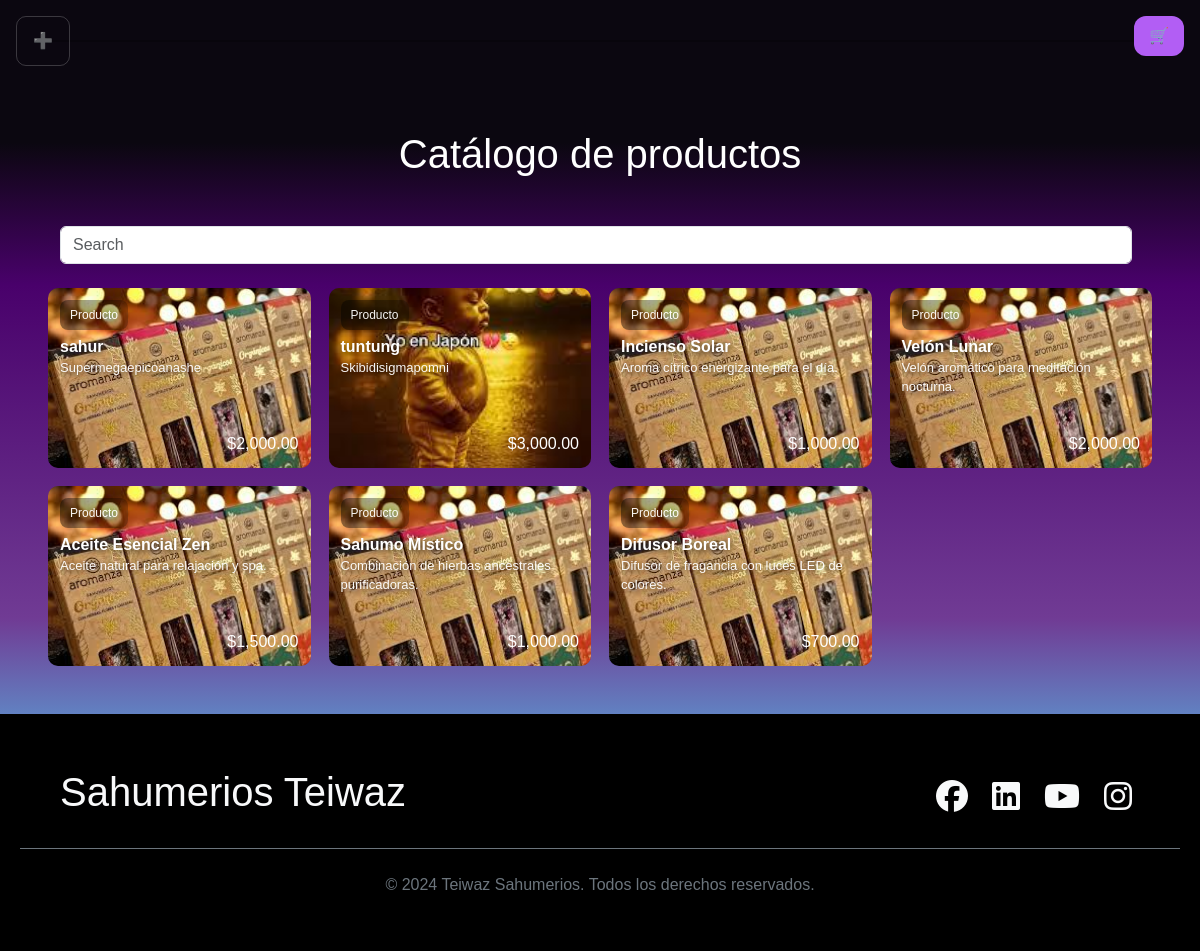
Page /catalogo.php on the earlier database version.
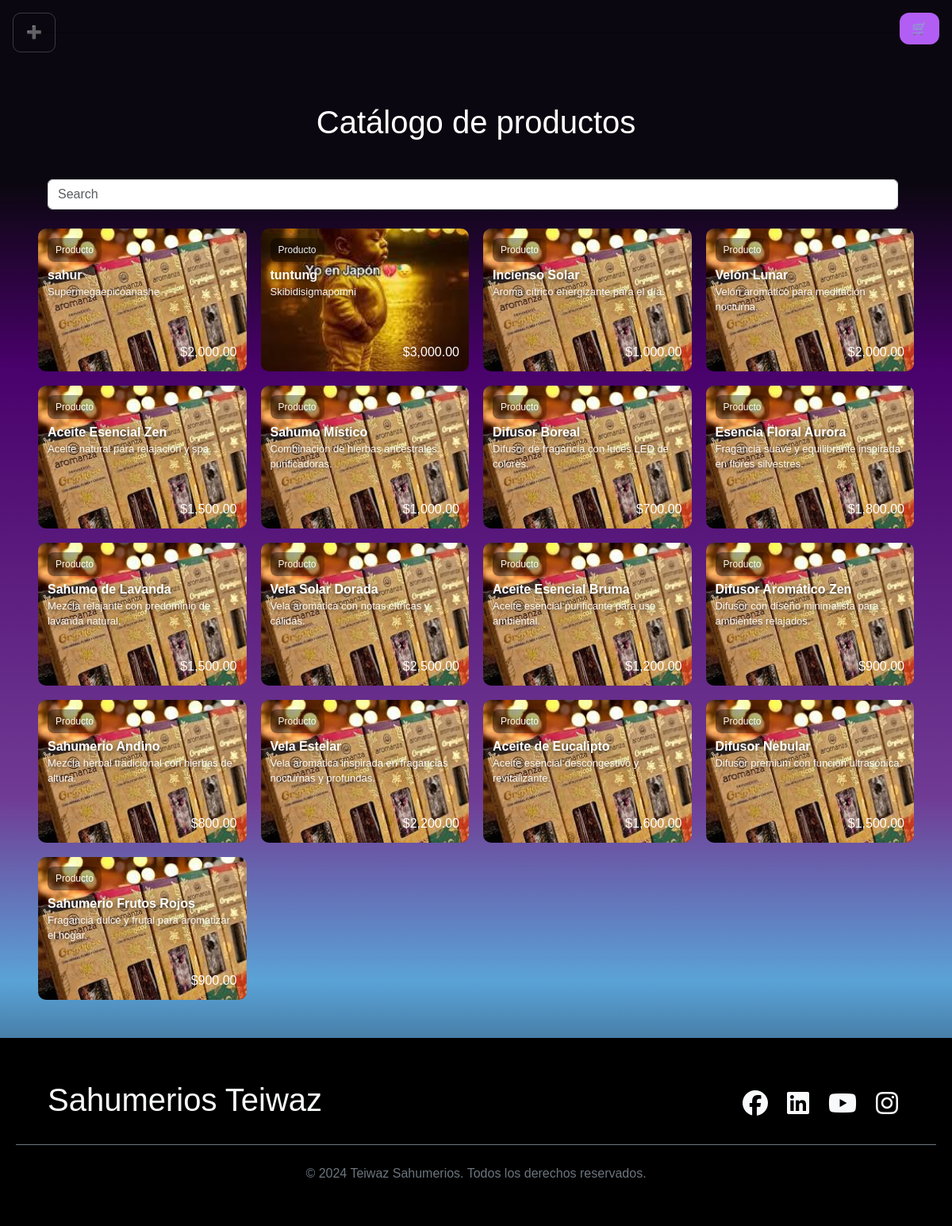
Same page on the later database version.
### tables this page shows
CREATE TABLE `producto` (
  `ID` int(11) NOT NULL,
  `Titulo` varchar(255) NOT NULL,
  `Descripcion` varchar(200) NOT NULL,
  `Id_Marca` int(2) NOT NULL,
  `Id_Categoria` int(2) NOT NULL,
  `Id_Proveedor` int(2) NOT NULL,
  `Stock` int(3) NOT NULL,
  `StockMinimo` int(3) NOT NULL,
  `Costo` int(6) NOT NULL,
  `Ganancia` int(6) NOT NULL,
  `Precio` int(6) NOT NULL
);

### catalogo.php (the view, shortened to what this page needs)
<!DOCTYPE html>
<html lang="es">
<head>
  <link rel="stylesheet" href="https://cdnjs.cloudflare.com/ajax/libs/font-awesome/6.7.2/css/all.min.css">
  <link rel="stylesheet" href="css/bootstrap.css">
  <link rel="stylesheet" href="css/main3.css">
  <link rel="stylesheet" href="posible/index2.css">
</head>
<body>
  <?php
  include 'holasoyfunciones.php';
  $Nombre_de_usuario = $_SESSION['user'] ?? null;
  $Cargo = $_SESSION['idcargo'] ?? null;
  header_menu($Nombre_de_usuario, $Cargo);
  ?>
  <main class="container py-4">
    <hr style="border-top: 2px solid #000;" class="py-4">
    <h1 class="text-center py-4">Catálogo de productos</h1>
    <form class="top-search d-flex px-4 mt-4 mb-4" role="search" id="searchForm">
      <input class="form-control me-2" type="search" id="searchInput" placeholder="Search" aria-label="Search"/>
    </form>
    <div class="products">
      <?php
      include("conexion.php");
      $sql = "SELECT * FROM producto";
      $resultado = $conn->query($sql);
      while ($fila = $resultado->fetch_assoc()) {
        $imgPath = 'img/' . $fila['Titulo'] . '.jpg';
        if (!file_exists($imgPath) || empty($fila['Titulo'])) {
          $imgPath = 'img/sahur.jpg';
        }
      ?>
        <a class="product-card" href="Productos.php?id=<?php echo $fila['ID']; ?>" style="text-decoration: none; color: inherit;">
          <img src="<?php echo htmlspecialchars($imgPath); ?>" alt="<?php echo htmlspecialchars($fila['Titulo']); ?>">
          <div class="overlay">
            <div class="meta">Producto</div>
            <div class="title"><?php echo htmlspecialchars($fila['Titulo']); ?></div>
            <div class="desc"><?php echo htmlspecialchars($fila['Descripcion']); ?></div>
          </div>
          <div class="card-footer">
            <span class="precio">$<?php echo number_format($fila['Precio'], 2); ?></span>
          </div>
        </a>
      <?php } ?>
    </div>
  </main>
  <?php
  footer();
  ?>
</body>
</html>

### holasoyfunciones.php (shortened to what this page needs)
<?php
function header_menu($Nombre_de_usuario, $id){
  ?>
  <div class="position-fixed top-0 start-0 p-3 z-3">
    <button class="btn btn-custom" data-bs-toggle="offcanvas" data-bs-target="#menuCategorias"><i class="bi bi-list"></i>➕</button>
  </div>
  <div class="position-fixed top-0 end-0 p-3 z-3">
    <button class="btn btn-cart" data-bs-toggle="offcanvas" data-bs-target="#cartOffcanvas" aria-controls="cartOffcanvas">
      🛒
    </button>
  </div>
  <?php
}
  ?>
  <?php
function footer(){
  ?>
  <footer class="bg-black text-light mt-4">
    <div class="d-flex justify-content-between align-items-center py-4 px-4 border-bottom border-secondary flex-wrap">
      <h1 class="px-3">Sahumerios Teiwaz</h1>
      <div class="d-flex gap-4 px-4">
        <i class="fa-brands fa-facebook fa-2xl"></i>
        <i class="fa-brands fa-linkedin fa-2xl"></i>
        <i class="fa-brands fa-youtube fa-2xl"></i>
        <i class="fa-brands fa-instagram fa-2xl"></i>
      </div>
    </div>
    <div class="container py-4 text-center">
      <p class="mb-0 text-secondary">&copy; 2024 Teiwaz Sahumerios. Todos los derechos reservados.</p>
    </div>
  </footer>
  <?php
}

### css/main3.css (style rules this page uses)
body { font-family: 'Arial', sans-serif; background: none; color: white; margin: 0; padding: 0; }
.container { padding: 3vw; max-width: 1200px; margin: 0 auto; }
.products { display: grid; grid-template-columns: repeat(auto-fill, minmax(220px, 1fr)); gap: 18px; align-items: start; align-content: start; justify-items: stretch; width: 100%; margin: 0 auto; padding: 0 12px; box-sizing: border-box; background: transparent !important; }
.product-card { position: relative; display: block; overflow: hidden; min-height: 260px; height: auto !important; background: rgba(0,0,0,0.12); border-radius: 10px; box-sizing: border-box; }
.product-card img { display: block; width: 100%; height: 180px; object-fit: cover; }
.product-card .overlay { position: absolute; top: 12px; left: 12px; right: 12px; z-index: 2; }
.product-card .card-footer { position: absolute; bottom: 12px; left: 12px; right: 12px; z-index: 3; display: flex; justify-content: flex-end; align-items: center; }
.product-card .overlay { position:absolute; top:12px; left:12px; right:12px; color:#fff; z-index:2; text-shadow:0 2px 6px rgba(0,0,0,0.7); }
.product-card .overlay .meta { font-size:12px; opacity:.95; margin-bottom:6px; background:linear-gradient(90deg, rgba(0,0,0,0.45), rgba(0,0,0,0.25)); display:inline-block; padding:6px 10px; border-radius:8px; }
.product-card .overlay .title { margin:2px 0; font-size:16px; line-height:1.1; font-weight:600; }
.product-card .overlay .desc { margin:0; font-size:13px; opacity:.95; }
.product-card .card-footer { position:absolute; bottom:12px; left:12px; right:12px; display:flex; justify-content:flex-end; z-index:3; }
.product-card .card-footer .precio { color: white; text-decoration: none; }
footer { margin-top: 40px; text-align: center; padding: 30px 20px; }
html, body { height: 100%; margin: 0; padding: 0; }
body { display: flex; flex-direction: column; min-height: 100vh; background: none; }
main { flex: 1 0 auto; width: 100%; min-height: 0; }
.products { display: grid; grid-template-columns: repeat(auto-fill, minmax(220px, 1fr)); gap: 18px; align-items: start; justify-items: stretch; width: 100%; padding: 0 12px; margin: 0 auto; min-height: 0; height: auto; background: transparent !important; }
.product-card { display: block; background: rgba(0,0,0,0.12); border-radius: 10px; overflow: hidden; text-decoration: none; color: inherit; height: auto !important; min-height: 0 !important; }
.product-card img { width: 100%; height: 180px; object-fit: cover; display: block; }
*, *::before, *::after { box-sizing: border-box; }

### posible/index2.css (style rules this page uses)
html, body { height: 100%; margin: 0; padding: 0; }
body { display: flex; flex-direction: column; min-height: 100vh; background: linear-gradient(180deg, #0b0710 15%, #49016b 30%, #703b94 65%, #5aa3d7 80%, #0b0710 100%) ; background-size: cover; background-attachment: scroll; color: #fff; font-family: 'Montserrat', sans-serif; }
main { flex: 1 0 auto; min-height: 0; width: 100%; }
footer { flex-shrink: 0; margin-top: 0; }
.btn-custom { color: #fff; border: 1px solid rgba(255,255,255,0.2); border-radius: 10px; padding: 0.75rem 1rem; transition: background-color 0.3s; }
.btn-cart { background: #b25ef4; color: white; border: none; padding: 8px 15px; border-radius: 12px; font-size: 1rem; cursor: pointer; transition: 0.3s; }

Differences in the rows shown:
added producto: Titulo "Esencia Floral Aurora", Descripcion "Fragancia suave y equilibrante inspirada en flores silvestres.", Precio "1,800.00"
added producto: Titulo "Sahumo de Lavanda", Descripcion "Mezcla relajante con predominio de lavanda natural.", Precio "1,500.00"
added producto: Titulo "Vela Solar Dorada", Descripcion "Vela aromática con notas cítricas y cálidas.", Precio "2,500.00"
added producto: Titulo "Aceite Esencial Bruma", Descripcion "Aceite esencial purificante para uso ambiental.", Precio "1,200.00"
added producto: Titulo "Difusor Aromático Zen", Descripcion "Difusor con diseño minimalista para ambientes relajados.", Precio "900.00"
added producto: Titulo "Sahumerio Andino", Descripcion "Mezcla herbal tradicional con hierbas de altura.", Precio "800.00"
added producto: Titulo "Vela Estelar", Descripcion "Vela aromática inspirada en fragancias nocturnas y profundas.", Precio "2,200.00"
added producto: Titulo "Aceite de Eucalipto", Descripcion "Aceite esencial descongestivo y revitalizante.", Precio "1,600.00"
added producto: Titulo "Difusor Nebular", Descripcion "Difusor premium con función ultrasónica.", Precio "1,500.00"
added producto: Titulo "Sahumerio Frutos Rojos", Descripcion "Fragancia dulce y frutal para aromatizar el hogar.", Precio "900.00"
